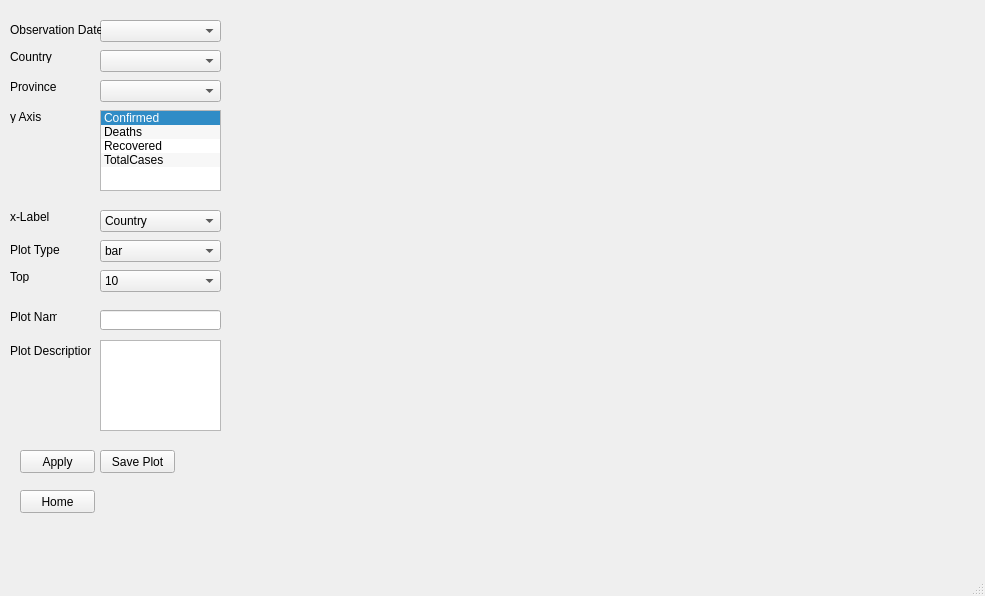
<?xml version="1.0" encoding="UTF-8"?>
<ui version="4.0">
 <class>qt_designer</class>
 <widget class="QMainWindow" name="qt_designer">
  <property name="geometry">
   <rect>
    <x>0</x>
    <y>0</y>
    <width>985</width>
    <height>596</height>
   </rect>
  </property>
  <property name="windowTitle">
   <string>MainWindow</string>
  </property>
  <widget class="QWidget" name="centralwidget">
   <widget class="QPushButton" name="BtnApply">
    <property name="geometry">
     <rect>
      <x>20</x>
      <y>450</y>
      <width>75</width>
      <height>23</height>
     </rect>
    </property>
    <property name="text">
     <string>Apply</string>
    </property>
   </widget>
   <widget class="MplWidget" name="MplWidget" native="true">
    <property name="geometry">
     <rect>
      <x>230</x>
      <y>10</y>
      <width>761</width>
      <height>541</height>
     </rect>
    </property>
   </widget>
   <widget class="QComboBox" name="drpCountry">
    <property name="geometry">
     <rect>
      <x>100</x>
      <y>50</y>
      <width>121</width>
      <height>22</height>
     </rect>
    </property>
   </widget>
   <widget class="QLabel" name="label_4">
    <property name="geometry">
     <rect>
      <x>10</x>
      <y>50</y>
      <width>47</width>
      <height>13</height>
     </rect>
    </property>
    <property name="text">
     <string>Country</string>
    </property>
   </widget>
   <widget class="QLabel" name="label_5">
    <property name="geometry">
     <rect>
      <x>10</x>
      <y>80</y>
      <width>47</width>
      <height>13</height>
     </rect>
    </property>
    <property name="text">
     <string>Province</string>
    </property>
   </widget>
   <widget class="QComboBox" name="drpProvince">
    <property name="geometry">
     <rect>
      <x>100</x>
      <y>80</y>
      <width>121</width>
      <height>22</height>
     </rect>
    </property>
   </widget>
   <widget class="QPushButton" name="BtnSave">
    <property name="geometry">
     <rect>
      <x>100</x>
      <y>450</y>
      <width>75</width>
      <height>23</height>
     </rect>
    </property>
    <property name="text">
     <string>Save Plot</string>
    </property>
   </widget>
   <widget class="QLineEdit" name="txtName">
    <property name="geometry">
     <rect>
      <x>100</x>
      <y>310</y>
      <width>121</width>
      <height>20</height>
     </rect>
    </property>
   </widget>
   <widget class="QTextEdit" name="txtDescription">
    <property name="geometry">
     <rect>
      <x>100</x>
      <y>340</y>
      <width>121</width>
      <height>91</height>
     </rect>
    </property>
   </widget>
   <widget class="QLabel" name="label_10">
    <property name="geometry">
     <rect>
      <x>10</x>
      <y>330</y>
      <width>81</width>
      <height>41</height>
     </rect>
    </property>
    <property name="text">
     <string>Plot Description</string>
    </property>
   </widget>
   <widget class="QLabel" name="label_11">
    <property name="geometry">
     <rect>
      <x>10</x>
      <y>310</y>
      <width>47</width>
      <height>13</height>
     </rect>
    </property>
    <property name="text">
     <string>Plot Name</string>
    </property>
   </widget>
   <widget class="QComboBox" name="drpPlotType">
    <property name="geometry">
     <rect>
      <x>100</x>
      <y>240</y>
      <width>121</width>
      <height>22</height>
     </rect>
    </property>
    <item>
     <property name="text">
      <string>bar</string>
     </property>
    </item>
    <item>
     <property name="text">
      <string>line</string>
     </property>
    </item>
   </widget>
   <widget class="QLabel" name="label_9">
    <property name="geometry">
     <rect>
      <x>10</x>
      <y>240</y>
      <width>51</width>
      <height>20</height>
     </rect>
    </property>
    <property name="text">
     <string>Plot Type</string>
    </property>
   </widget>
   <widget class="QLabel" name="label_12">
    <property name="geometry">
     <rect>
      <x>10</x>
      <y>210</y>
      <width>47</width>
      <height>13</height>
     </rect>
    </property>
    <property name="text">
     <string>x-Label</string>
    </property>
   </widget>
   <widget class="QComboBox" name="drpX">
    <property name="geometry">
     <rect>
      <x>100</x>
      <y>210</y>
      <width>121</width>
      <height>22</height>
     </rect>
    </property>
    <item>
     <property name="text">
      <string>Country</string>
     </property>
    </item>
    <item>
     <property name="text">
      <string>Date</string>
     </property>
    </item>
   </widget>
   <widget class="QComboBox" name="drpDate">
    <property name="geometry">
     <rect>
      <x>100</x>
      <y>20</y>
      <width>121</width>
      <height>22</height>
     </rect>
    </property>
   </widget>
   <widget class="QLabel" name="label_2">
    <property name="geometry">
     <rect>
      <x>10</x>
      <y>20</y>
      <width>91</width>
      <height>20</height>
     </rect>
    </property>
    <property name="text">
     <string>Observation Date</string>
    </property>
   </widget>
   <widget class="QLabel" name="label">
    <property name="geometry">
     <rect>
      <x>10</x>
      <y>110</y>
      <width>47</width>
      <height>13</height>
     </rect>
    </property>
    <property name="text">
     <string>y Axis</string>
    </property>
   </widget>
   <widget class="QComboBox" name="drpTopX">
    <property name="geometry">
     <rect>
      <x>100</x>
      <y>270</y>
      <width>121</width>
      <height>22</height>
     </rect>
    </property>
    <item>
     <property name="text">
      <string>10</string>
     </property>
    </item>
    <item>
     <property name="text">
      <string>20</string>
     </property>
    </item>
    <item>
     <property name="text">
      <string>30</string>
     </property>
    </item>
    <item>
     <property name="text">
      <string>40</string>
     </property>
    </item>
    <item>
     <property name="text">
      <string>50</string>
     </property>
    </item>
    <item>
     <property name="text">
      <string>60</string>
     </property>
    </item>
   </widget>
   <widget class="QLabel" name="label_3">
    <property name="geometry">
     <rect>
      <x>10</x>
      <y>270</y>
      <width>47</width>
      <height>13</height>
     </rect>
    </property>
    <property name="text">
     <string>Top</string>
    </property>
   </widget>
   <widget class="QListWidget" name="listWidgetY">
    <property name="geometry">
     <rect>
      <x>100</x>
      <y>110</y>
      <width>121</width>
      <height>81</height>
     </rect>
    </property>
    <property name="alternatingRowColors">
     <bool>true</bool>
    </property>
    <property name="selectionMode">
     <enum>QAbstractItemView::MultiSelection</enum>
    </property>
    <property name="currentRow">
     <number>0</number>
    </property>
    <item>
     <property name="text">
      <string>Confirmed</string>
     </property>
    </item>
    <item>
     <property name="text">
      <string>Deaths</string>
     </property>
    </item>
    <item>
     <property name="text">
      <string>Recovered</string>
     </property>
    </item>
    <item>
     <property name="text">
      <string>TotalCases</string>
     </property>
    </item>
   </widget>
   <widget class="QPushButton" name="pushButtonHome">
    <property name="geometry">
     <rect>
      <x>20</x>
      <y>490</y>
      <width>75</width>
      <height>23</height>
     </rect>
    </property>
    <property name="text">
     <string>Home</string>
    </property>
   </widget>
  </widget>
  <widget class="QMenuBar" name="menubar">
   <property name="geometry">
    <rect>
     <x>0</x>
     <y>0</y>
     <width>985</width>
     <height>21</height>
    </rect>
   </property>
  </widget>
  <widget class="QStatusBar" name="statusbar"/>
 </widget>
 <customwidgets>
  <customwidget>
   <class>MplWidget</class>
   <extends>QWidget</extends>
   <header>mplwidget.h</header>
   <container>1</container>
  </customwidget>
 </customwidgets>
 <resources/>
 <connections/>
</ui>
